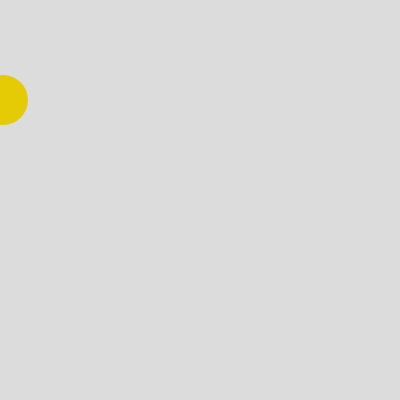
Frame 1 (no input)
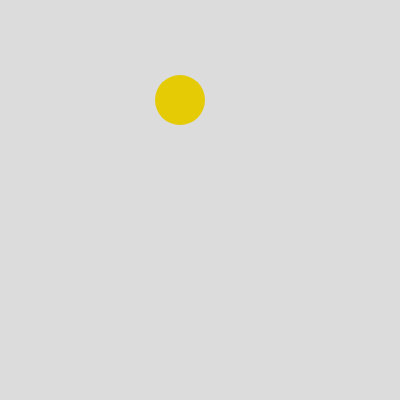
Frame 60 (no input)
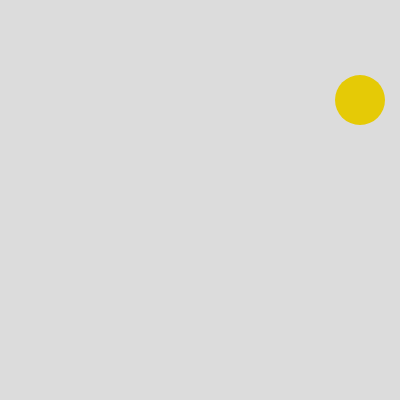
Frame 120 (the mouse pressed at the canvas centre since frame 60)

The p5.js sketch that drew these frames (run headless with seeded random() and noise() and a simulated clock; from frame 60 on, the mouse is pressed at the canvas centre):

// p5.js sketch
// ── sketch.js
var myBall;

function setup() {
    createCanvas(400, 400);
    
    myBall = new ball();
  
    console.log(myBall);

}

function draw() {
  background(220);
  
  myBall.move();
  myBall.bounce();
  myBall.display();
}



// ── ball.js
class ball
{
    constructor()
    {
        // Create a new ball with a default
        // x, y, size, and speed
        this.x = 0;
        this.y = 100;
        this.size = 50;
        this.speed = 3;
    }

    move()
    {
        // Move down based on the speed
        this.x = this.x + this.speed;
    }
    
    bounce()
    {
        if(this.x>width)
      {
        this.speed=-this.speed;
      }
      else if(this.x<0)
      {
        this.speed=-this.speed;
      }
    }
    display()
    {
        push();
        fill(229,202,6);
        noStroke();
        ellipse(this.x,this.y,this.size);
        pop();
    }
}
